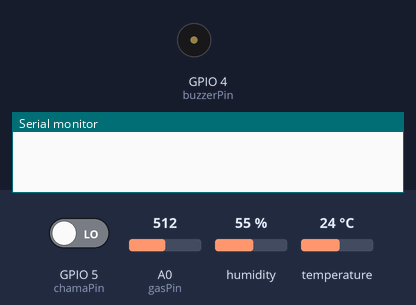
A sketch run on a simulated ESP8266 (NodeMCU). Shown: buzzer (waves = sounding), the last lines printed to the serial monitor. The inputs (shaded band) are chosen by the test bench; at power-on: GPIO 5 (chamaPin) LOW, A0 (gasPin) = 512, humidity 55 %, temperature 24 °C. WiFi joins after 1.5 s; servers stay silent unless stated.

Above: at 0.0 s.
At 1.6 s:
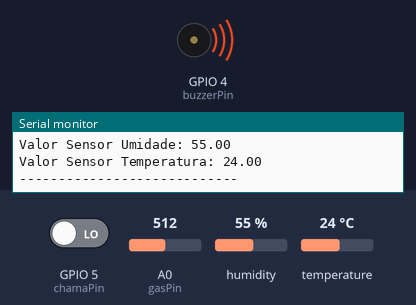
Timing chart, 0 to 3.1 s (numbered marks = the images above):
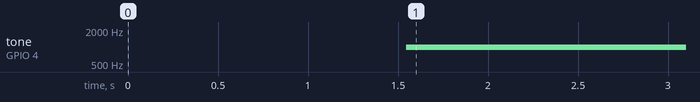

The sketch:

detectorIncendio.ino
```cpp
#include <ESP8266WiFi.h>
#include "DHT.h"

#define DHTPIN 12 // pino que estamos conectado
#define DHTTYPE DHT11 // DHT 11

const int dhtPin = 12;
const int gasPin = A0; //GAS sensor output pin to Arduino analog A0 pin
const int buzzerPin = 4;
const int chamaPin = 5;
String apiKey = "T35YEB5NXNSD60LS";
const char* ssid = "LIGUE-8963";
const char* password = "6592218867";
const char* server = "api.thingspeak.com";

WiFiClient client;
DHT dht(dhtPin, DHTTYPE);

void setup(){
  Serial.begin(115200);
  delay(10);

  WiFi.begin(ssid, password);
  Serial.print("Connecting to ");
  Serial.println(ssid);
  WiFi.begin(ssid, password);

  while (WiFi.status() != WL_CONNECTED) {
    delay(500);
    Serial.print(".");
  }
  Serial.println("");
  Serial.println("WiFi connected");

  dht.begin();
}

void loop() {
  int valorGas = analogRead(gasPin);
  int valorChama = !(digitalRead(chamaPin));
  float valorUmidade = dht.readHumidity();
  float valorTemperatura = dht.readTemperature();

  Serial.print("Valor Sensor Gas: ");
  Serial.println(valorGas);

  Serial.print("Valor Sensor Chama: ");
  Serial.println(valorChama);

  Serial.print("Valor Sensor Umidade: ");
  Serial.println(valorUmidade);

  Serial.print("Valor Sensor Temperatura: ");
  Serial.println(valorTemperatura);

  Serial.println("----------------------------");

  if(valorGas > 400 || valorChama == 1){
    tone(buzzerPin,1000);
  }
  else
    noTone(buzzerPin);

  if (client.connect(server,80)) {
    String postStr = apiKey;

    postStr +="&field1=";
    postStr += valorGas;
    postStr +="&field2=";
    postStr += valorChama;
    postStr += "\r\n\r\n";
    postStr +="&field3=";
    postStr += valorUmidade;
    postStr +="&field4=";
    postStr += valorTemperatura;

    client.print("POST /update HTTP/1.1\n");
    client.print("Host: api.thingspeak.com\n");
    client.print("Connection: close\n");
    client.print("X-THINGSPEAKAPIKEY: "+apiKey+"\n");
    client.print("Content-Type: application/x-www-form-urlencoded\n");
    client.print("Content-Length: ");
    client.print(postStr.length());
    client.print("\n\n");
    client.print(postStr);
  }
  client.stop();

  delay(10000);
}
```

Measured:
- by itself, tone on GPIO 4 (buzzerPin): silent → 1000 Hz at 1.5 s
